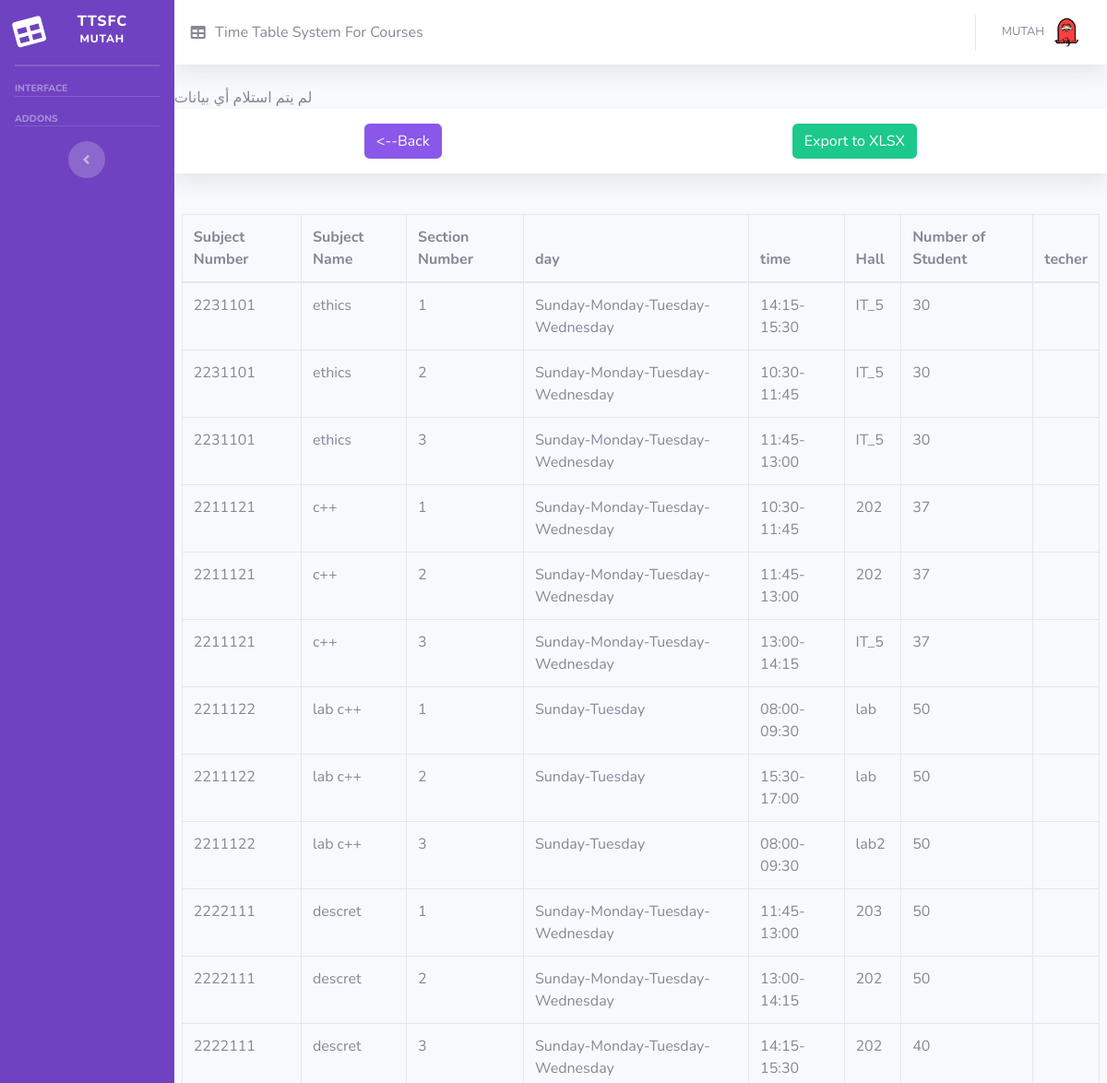
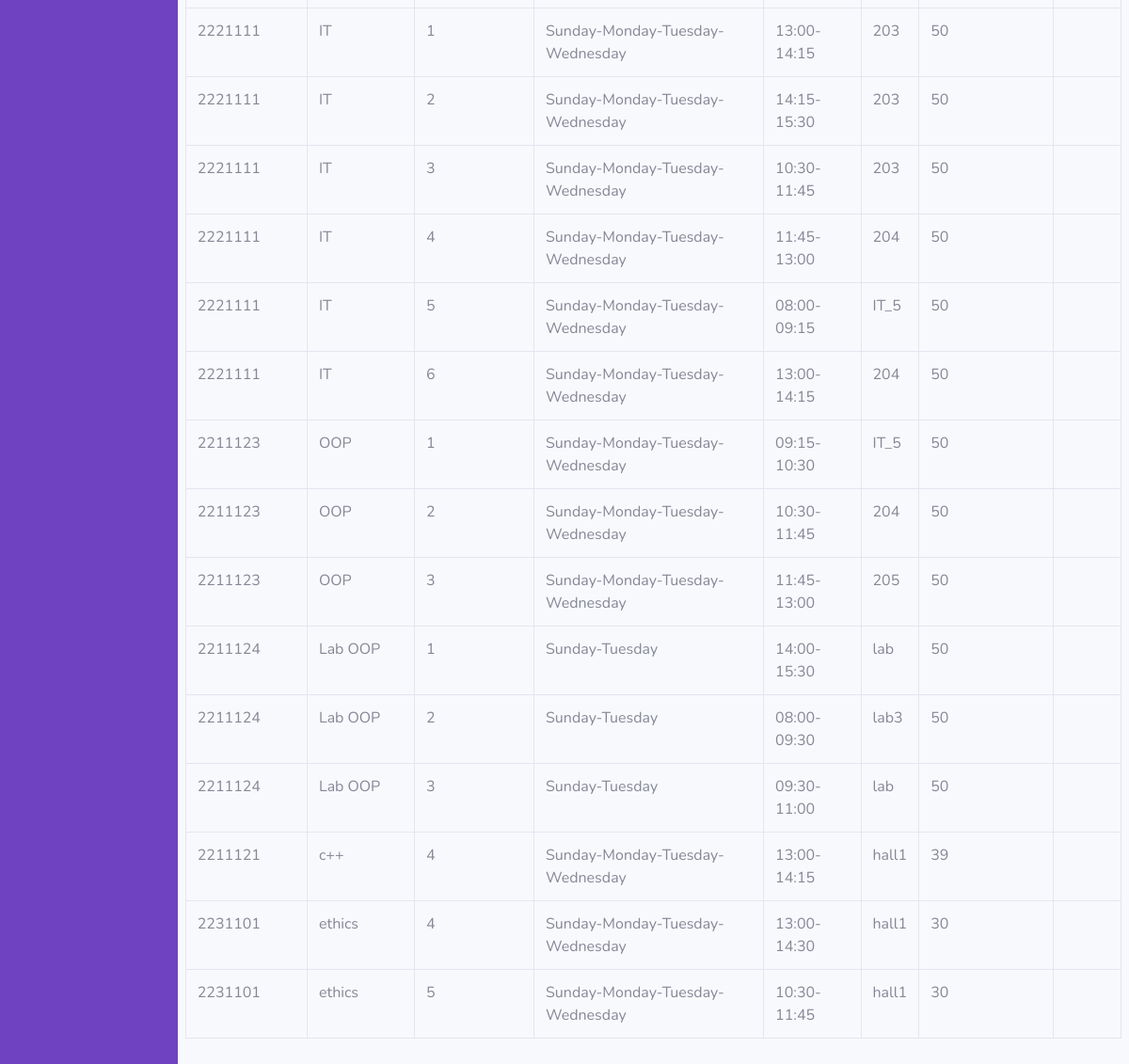
The page /save_summer.php (signed in) on the database its author committed (2 pictures, top to bottom).
### tables this page shows
CREATE TABLE `summer` (
  `id` int(11) NOT NULL,
  `course_id` varchar(100) NOT NULL,
  `course_name` varchar(200) NOT NULL,
  `section` int(10) NOT NULL,
  `time` varchar(100) NOT NULL,
  `day` varchar(200) NOT NULL,
  `room` varchar(100) NOT NULL,
  `teacher` varchar(100) DEFAULT NULL,
  `students` int(10) NOT NULL
);

### save_summer.php (the view, shortened to what this page needs)
<?php
include('includes/header.php');
include('includes/navbar.php');
?>
    <?php
$dbServername = "localhost";
$dbUsername = "root";
$dbPassword = "";
$dbName = "timetable";
$conn = new mysqli($dbServername, $dbUsername, $dbPassword, $dbName);
$mm='';
$scedual_select = "SELECT * FROM summer where course_id like '$mm%' order by teacher ";
if ($_SERVER['REQUEST_METHOD'] == 'POST') {
    $scedual_res = $conn->query($scedual_select);
    while ($row = $scedual_res->fetch_assoc()) {
        $fieldName = "" . $row['course_id'] . $row['section'] . "";
        if (isset($_POST['teachers'][$row['course_id']][$row['section']])) {
            $teacher = $_POST['teachers'][$row['course_id']][$row['section']];
                $update = "UPDATE `summer` SET `teacher`='$teacher' WHERE course_id=" . $row['course_id'] . " AND section=" . $row['section'];
                $result = $conn->query($update);
                if ($result === false) {
                    die("فشل في تنفيذ الاستعلام: " . $conn->error);
                } else {
                }
        }
    }
} else {
    echo "لم يتم استلام أي بيانات";
}
$scedual_select = "SELECT * FROM summer where course_id like '$mm%' ";
$scedual_res = $conn->query($scedual_select);
?>
<div id="content-wrapper" class="d-flex flex-column">
<div id="content">
    <nav class="navbar navbar-expand navbar-light bg-white topbar mb-4 static-top shadow">
    <button class="btn btn-primary mx-auto " id="back"><--Back</button>
    <button class="btn btn-success mx-auto" id="exportButton">Export to XLSX</button>
    </nav>
</div>
</div>
<div class="row">
    <div class="card-body">
        <div class="table-responsive" >
<table cellpadding="0" class="table table-bordered"  style="width: 100%;" cellspacing="0" border="1">
    <thead>
        <tr>
            <th>Subject Number</th>
            <th>Subject Name</th>
            <th>Section Number</th>
            <th>day</th>
            <th>time</th>
            <th>Hall</th>
            <th>Number of Student</th>
            <th>techer</th>
        </tr>
    </thead>
    <tbody id="table">
<?php
while ($row = $scedual_res->fetch_assoc()) {
            echo "<tr>
            <td>{$row['course_id']}</td>
            <td>{$row['course_name']}</td>
            <td>{$row['section']}</td>
            <td>{$row['day']}</td>
            <td>{$row['time']}</td>
            <td>{$row['room']}</td>
            <td>{$row['students']}</td>
            ";
            echo "<td>" . $row['teacher'] . "</td>";
            echo "</tr>";
}
echo "</tbody></table>";
?>
</div>
</div>
    </div>

### rows shown on the page
summer: course "2231101", course_name "ethics", section "1", day "Sunday-Monday-Tuesday-Wednesday", time "14:15-15:30", room "IT_5", students "30"
summer: course "2231101", course_name "ethics", section "2", day "Sunday-Monday-Tuesday-Wednesday", time "10:30-11:45", room "IT_5", students "30"
summer: course "2231101", course_name "ethics", section "3", day "Sunday-Monday-Tuesday-Wednesday", time "11:45-13:00", room "IT_5", students "30"
summer: course "2211121", course_name "c++", section "1", day "Sunday-Monday-Tuesday-Wednesday", time "10:30-11:45", room "202", students "37"
summer: course "2211121", course_name "c++", section "2", day "Sunday-Monday-Tuesday-Wednesday", time "11:45-13:00", room "202", students "37"
summer: course "2211121", course_name "c++", section "3", day "Sunday-Monday-Tuesday-Wednesday", time "13:00-14:15", room "IT_5", students "37"
summer: course "2211122", course_name "lab c++", section "1", day "Sunday-Tuesday", time "08:00-09:30", room "lab", students "50"
summer: course "2211122", course_name "lab c++", section "2", day "Sunday-Tuesday", time "15:30-17:00", room "lab", students "50"
summer: course "2211122", course_name "lab c++", section "3", day "Sunday-Tuesday", time "08:00-09:30", room "lab2", students "50"
summer: course "2222111", course_name "descret", section "1", day "Sunday-Monday-Tuesday-Wednesday", time "11:45-13:00", room "203", students "50"
summer: course "2222111", course_name "descret", section "2", day "Sunday-Monday-Tuesday-Wednesday", time "13:00-14:15", room "202", students "50"
summer: course "2222111", course_name "descret", section "3", day "Sunday-Monday-Tuesday-Wednesday", time "14:15-15:30", room "202", students "40"
summer: course "2221111", course_name "IT", section "1", day "Sunday-Monday-Tuesday-Wednesday", time "13:00-14:15", room "203", students "50"
summer: course "2221111", course_name "IT", section "2", day "Sunday-Monday-Tuesday-Wednesday", time "14:15-15:30", room "203", students "50"
summer: course "2221111", course_name "IT", section "3", day "Sunday-Monday-Tuesday-Wednesday", time "10:30-11:45", room "203", students "50"
summer: course "2221111", course_name "IT", section "4", day "Sunday-Monday-Tuesday-Wednesday", time "11:45-13:00", room "204", students "50"
summer: course "2221111", course_name "IT", section "5", day "Sunday-Monday-Tuesday-Wednesday", time "08:00-09:15", room "IT_5", students "50"
summer: course "2221111", course_name "IT", section "6", day "Sunday-Monday-Tuesday-Wednesday", time "13:00-14:15", room "204", students "50"
summer: course "2211123", course_name "OOP", section "1", day "Sunday-Monday-Tuesday-Wednesday", time "09:15-10:30", room "IT_5", students "50"
summer: course "2211123", course_name "OOP", section "2", day "Sunday-Monday-Tuesday-Wednesday", time "10:30-11:45", room "204", students "50"
summer: course "2211123", course_name "OOP", section "3", day "Sunday-Monday-Tuesday-Wednesday", time "11:45-13:00", room "205", students "50"
summer: course "2211124", course_name "Lab OOP", section "1", day "Sunday-Tuesday", time "14:00-15:30", room "lab", students "50"
summer: course "2211124", course_name "Lab OOP", section "2", day "Sunday-Tuesday", time "08:00-09:30", room "lab3", students "50"
summer: course "2211124", course_name "Lab OOP", section "3", day "Sunday-Tuesday", time "09:30-11:00", room "lab", students "50"
summer: course "2211121", course_name "c++", section "4", day "Sunday-Monday-Tuesday-Wednesday", time "13:00-14:15", room "hall1", students "39"
summer: course "2231101", course_name "ethics", section "4", day "Sunday-Monday-Tuesday-Wednesday", time "13:00-14:30", room "hall1", students "30"
summer: course "2231101", course_name "ethics", section "5", day "Sunday-Monday-Tuesday-Wednesday", time "10:30-11:45", room "hall1", students "30"
